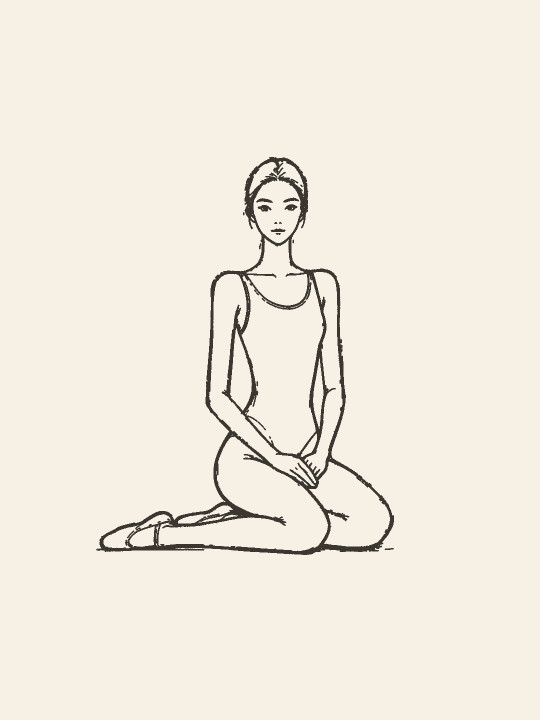
#> input picture images/lineart/SIT-08.png, 1080 x 1440 px (shown at 1/2 size)
$ python -i run_facefix.py   (imports and definitions only)
#> lines starting #> are read from the running program, lines starting #| are printed output that depends on the picture; after the words box and inside, x2 and y2 are one past the last pixel; in counts of white or black regions, pixels touching at a corner belong together
### images/lineart/gen_skeleton_all.py
#!/usr/bin/env python3
"""全量矢量体块骨架：SIT/STREET/TRAVEL/HOME/CAFE/BACK/PROP/SCENE 各 10 条（80 张）

单一数据源 = 关节点位（FK 由角度算出）。同一套 joints 同时驱动：
  · images/lineart/skeleton/{ID}.svg / .png   1080x1440 交付骨架（奶油底 + 体块）
  · images/lineart/_ctl/{ID}.png              1728x2304 AI 控制图（白底 + 有体积人偶）
  · images/lineart/joints.json                ST-01..10 + 80 条 = 90 条的标注坐标契约

坐标空间 1080x1440（3:4）；写盘时归一化到 0..1。
L/R 一律按「画面左 / 画面右」。

用法：
  python3 gen_skeleton_all.py                 # 80 张全量
  python3 gen_skeleton_all.py --ids SIT-01    # 指定
  python3 gen_skeleton_all.py --contact       # 附带总览图
"""
import argparse
import json
import math
import sys
from pathlib import Path

from PIL import Image, ImageDraw

HERE = Path(__file__).resolve().parent
sys.path.insert(0, str(HERE))
from gen_skeleton import POSES as ST_POSES  # noqa: E402

W0, H0 = 1080, 1440
C = 540.0                      # 画面中轴

# ---- 骨长（1080x1440 空间，与 ST-01..10 完全同一套比例） --------------------
R_HEAD = 57.0
L_NECK = 68.0                  # 头心 -> 颈点
L_SPINE = 340.0                # 颈点 -> 髋心
T_SHO = 50.0                   # 颈 -> 肩线
SH_HALF = 90.0                 # 肩半宽
HIP_HALF = 47.0                # 髋半宽
L_UARM, L_FARM = 210.0, 220.0
L_THIGH, L_SHIN = 285.0, 307.0
R_UARM, R_FARM = (21.0, 15.5), (15.5, 12.0)
R_THIGH, R_SHANK = (30.0, 23.0), (23.0, 15.0)
R_NECK, R_BALL = 22.0, 0.0

SK_BG = (0xF6, 0xF0, 0xE5)
SK_INK = (0x3B, 0x36, 0x30)
SK_BODY = (0xDD, 0xD4, 0xC4)
SK_SW = 4.0
CTL_BG = (0xFF, 0xFF, 0xFF)
CTL_INK = (0x2E, 0x29, 0x25)
CTL_BODY = (0x6E, 0x68, 0x60)
CTL_SW = 4.6


def mir(a):
    """在竖轴上镜像一组角度（画面左 <-> 画面右）。"""
    return (180.0 - a[0], 180.0 - a[1])


def d(a):
    r = math.radians(a)
    return math.cos(r), math.sin(r)


def add(p0, a, L):
    dx, dy = d(a)
    return (p0[0] + dx * L, p0[1] + dy * L)


# ---------------------------------------------------------------- FK -> 17 点
# [242 lines left out: functions build, chair_shapes, shapes, _foot, parts, _draw_group and 3 more, not called in this run]


# ============================================================ 80 条姿势数据
# 角度制：0=画面右，90=画面下，180=画面左，270=画面上。
# armL=(上臂绝对角, 前臂绝对角)；legL=(大腿绝对角, 小腿绝对角)。
# L/R 均为「画面左 / 画面右」。
def P(pid, name, view, hip, spine=-90.0, head=None, armL=(98, 94), armR=None,
      legL=(90, 88), legR=(92, 90), face=None, ground=None, lifted=False,
      foot_dir=(-1, 1), show_ground=True, fs=(1.0, 1.0), afs=(1.0, 1.0)):
    return dict(id=pid, name=name, view=view, hip=hip, spine=spine,
                head=spine if head is None else head,
                armL=tuple(armL), armR=tuple(mir(armL) if armR is None else armR),
                legL=tuple(legL), legR=tuple(legR),
                face=face, ground=ground, lifted=lifted, fs=tuple(fs), afs=tuple(afs),
                foot_dir=foot_dir, show_ground=show_ground)


SPECS = {p["id"]: p for p in [
    # ---------------------------------------------------------------- SIT
    P("SIT-01", "前倾标准坐", "34", (545, 895), -86, armL=(102, -58), legL=(24, 92), legR=(32, 96), face=5),
    P("SIT-02", "侧坐叠腿", "side", (470, 880), -88, armL=(100, 20), armR=(112, 62),
      legL=(12, 114), legR=(22, 100), face=0, foot_dir=(1, 1)),
    P("SIT-03", "台阶交叉坐", "34", (505, 860), -85, -88, armL=(118, -10), armR=(95, 150),
      legL=(45, 66), legR=(20, 96), face=20),
    P("SIT-04", "草地盘坐", "front", (540, 1005), -92, armL=(108, 55),
      legL=(168, 8), legR=(12, 172)),
    P("SIT-05", "屈膝抱腿", "34", (540, 1045), -80, armL=(100, 160), armR=(80, 20),
      legL=(262, 72), legR=(279, 85), face=15),
    P("SIT-06", "沙发慵懒瘫", "side", (445, 900), -122, -108, armL=(100, 60), armR=(70, 20),
      legL=(2, -32), legR=(30, 74), face=0, foot_dir=(1, 1)),
    P("SIT-07", "后仰手撑", "34", (540, 1005), -116, -102, armL=(114, 84),
      legL=(30, 86), legR=(40, 78), face=5),
    P("SIT-08", "日式跪坐", "34", (540, 1115), -92, armL=(104, 58),
      legL=(72, 168), legR=(78, 172), face=25),
    P("SIT-09", "反坐椅背", "34", (540, 830), -94, armL=(108, -72),
      legL=(98, 96), legR=(94, 92), face=15),
    P("SIT-10", "车内托腮", "side", (500, 875), -84, -78, armL=(82, -76), armR=(86, 96),
      legL=(22, 94), legR=(30, 98), face=0, foot_dir=(1, 1)),
    # ------------------------------------------------------------- STREET
    P("STREET-01", "行走抓拍", "34", (540, 700), -90, armL=(112, 66), armR=(72, 120),
      legL=(108, 84), legR=(74, 92), face=20),
    P("STREET-02", "回眸瞬间", "34", (540, 705), -92, -95, armL=(98, 72), armR=(118, 262),
      legL=(100, 86), legR=(78, 88), face=205),
    P("STREET-03", "斑马线穿过", "front", (540, 700), -90, armL=(104, 86), armR=(76, 92),
      legL=(114, 96), legR=(66, 88)),
    P("STREET-04", "路边倚靠", "34", (540, 712), -94, armL=(115, 150), armR=(92, 158),
      legL=(94, 88), legR=(104, 54), face=25),
    P("STREET-05", "推门瞬间", "34", (540, 705), -88, armL=(100, 95), armR=(48, 8),
      legL=(92, 90), legR=(86, 86), face=10),
    P("STREET-06", "橱窗前走过", "34", (545, 700), -90, armL=(105, 88), armR=(74, 95),
      legL=(104, 88), legR=(76, 90), face=0),
    P("STREET-07", "倚车摆拍", "34", (530, 705), -92, armL=(116, 146), armR=(96, 100),
      legL=(96, 86), legR=(86, 94), face=15),
    P("STREET-08", "雨天打伞", "34", (540, 700), -90, armL=(238, 268), armR=(96, 92),
      legL=(98, 88), legR=(82, 86), face=20),
    P("STREET-09", "蹲姿互动", "34", (540, 975), -72, -85, armL=(95, 72), armR=(85, 110),
      legL=(20, 130), legR=(26, 124), face=30),
    P("STREET-10", "霓虹夜景", "34", (540, 700), -91, armL=(96, 92), armR=(272, 300),
      legL=(94, 88), legR=(88, 92), face=200),
    # ------------------------------------------------------------- TRAVEL
    P("TRAVEL-01", "错位借位", "front", (540, 700), -90, armL=(248, 258), armR=(292, 282),
      legL=(90, 88), legR=(92, 90)),
    P("TRAVEL-02", "人在景中", "back", (540, 700), -90, armL=(95, 92), legL=(90, 88), legR=(92, 90)),
    P("TRAVEL-03", "背影地标同框", "back", (540, 705), -90, armL=(156, 168), armR=(24, 12)),
    P("TRAVEL-04", "海边跳跃", "front", (540, 640), -90, armL=(242, 256), armR=(298, 284),
      legL=(58, 124), legR=(68, 112), lifted=True, show_ground=False),
    P("TRAVEL-05", "沙滩望海", "34", (520, 960), -96, armL=(138, 158), armR=(30, 60),
      legL=(26, 94), legR=(34, 98), face=20),
    P("TRAVEL-06", "公路延伸线", "back", (540, 700), -90, armL=(92, 90), legL=(88, 88), legR=(92, 90)),
    P("TRAVEL-07", "道具挡脸", "34", (540, 700), -90, armL=(104, -32), armR=(88, 94), face=10),
    P("TRAVEL-08", "阳台清晨", "34", (540, 700), -95, armL=(246, 262), armR=(250, 255), face=0),
    P("TRAVEL-09", "车窗观景", "side", (500, 700), -88, -80, armL=(84, -70), armR=(92, 96),
      legL=(90, 88), legR=(92, 92), face=0, foot_dir=(1, 1)),
    P("TRAVEL-10", "假装拍摄", "34", (540, 700), -90, armL=(104, -64), armR=(76, 244), face=0),
    # --------------------------------------------------------------- HOME
    P("HOME-01", "窗边侧脸", "side", (500, 700), -90, -85, armL=(60, 20), armR=(95, 92),
      legL=(90, 88), legR=(92, 92), face=0, foot_dir=(1, 1)),
    P("HOME-02", "床上趴姿", "34", (540, 860), -70, -85, armL=(60, 20), armR=(70, 30),
      legL=(88, 235), legR=(94, 240), face=20, ground=1080, show_ground=False),
    P("HOME-03", "俯拍躺姿", "front", (540, 690), -90, armL=(150, 170), armR=(30, 10),
      legL=(84, 86), legR=(96, 94)),
    P("HOME-04", "厨房回头", "34", (540, 700), -90, armL=(30, 20), armR=(100, 96), face=210),
    P("HOME-05", "对镜自拍", "34", (545, 700), -90, armL=(232, 300), armR=(128, 160),
      legL=(92, 86), legR=(88, 92), face=0),
    P("HOME-06", "窗帘氛围", "34", (540, 700), -90, armL=(250, 268), armR=(96, 92), face=0),
    P("HOME-07", "地毯躺拍", "front", (540, 700), -90, armL=(250, 270), armR=(290, 270),
      legL=(88, 86), legR=(94, 90)),
    P("HOME-08", "沙发阅读", "34", (540, 900), -88, armL=(104, -46), legL=(24, 92), legR=(32, 96), face=10),
    P("HOME-09", "阳台植感", "34", (540, 700), -84, armL=(56, -8), armR=(100, 96),
      legL=(98, 88), legR=(86, 90), face=0),
    P("HOME-10", "夜读暖光", "34", (540, 895), -86, -78, armL=(100, -50), legL=(26, 94), legR=(32, 98), face=15),
    # --------------------------------------------------------------- CAFE
    P("CAFE-01", "捧杯看镜头", "34", (540, 895), -88, armL=(100, -64), legL=(24, 92), legR=(32, 96), face=5),
    P("CAFE-02", "举杯遮嘴", "side", (520, 890), -88, armL=(86, -72), armR=(96, 90),
      legL=(22, 94), legR=(30, 98), face=0, foot_dir=(1, 1)),
    P("CAFE-03", "低头看单", "34", (540, 890), -86, -72, armL=(92, -30), legL=(24, 92), legR=(30, 96), face=0),
    P("CAFE-04", "桌面 POV", "34", (540, 880), -84, armL=(26, 10), armR=(146, 170),
      legL=(24, 92), legR=(30, 96), face=0),
    P("CAFE-05", "搅拌特写", "34", (540, 890), -86, -78, armL=(94, -24), legL=(24, 92), legR=(30, 96), face=0),
    P("CAFE-06", "靠窗剪影", "side", (520, 890), -92, -88, armL=(96, 90), armR=(86, 86),
      legL=(20, 94), legR=(28, 98), face=180, foot_dir=(-1, -1)),
    P("CAFE-07", "切蛋糕抓拍", "34", (540, 895), -82, armL=(74, -16), legL=(24, 92), legR=(30, 96), face=15),
    P("CAFE-08", "举杯对碰", "34", (540, 890), -90, armL=(26, -6), armR=(86, 90),
      legL=(24, 92), legR=(30, 96), face=0),
    P("CAFE-09", "阅读氛围", "34", (540, 890), -86, -80, armL=(102, -44), legL=(24, 92), legR=(30, 96), face=10),
    P("CAFE-10", "递物互动", "34", (540, 890), -84, armL=(14, 6), armR=(96, 92),
      legL=(24, 92), legR=(30, 96), face=0),
    # --------------------------------------------------------------- BACK
    P("BACK-01", "张开双臂", "back", (540, 700), -90, armL=(162, 170), armR=(18, 10)),
    P("BACK-02", "回眸 45°", "34", (540, 700), -90, armL=(100, 94), armR=(236, 300),
      legL=(96, 88), legR=(84, 90), face=210),
    P("BACK-03", "举手比心", "back", (540, 700), -90, armL=(244, 262), armR=(296, 278)),
    P("BACK-04", "撑伞背影", "back", (540, 700), -90, armL=(240, 266), armR=(96, 92)),
    P("BACK-05", "高处坐望", "back", (540, 810), -94, armL=(110, 120), armR=(70, 60),
      legL=(88, 94), legR=(92, 90)),
    P("BACK-06", "林荫道居中", "back", (540, 700), -90, armL=(104, 60), armR=(76, 120),
      legL=(102, 88), legR=(78, 90)),
    P("BACK-07", "手提帽子", "back", (540, 700), -90, armL=(96, 78), armR=(108, 66),
      legL=(96, 88), legR=(84, 90)),
    P("BACK-08", "落日剪影", "back", (540, 700), -90, armL=(156, 166), armR=(24, 14),
      legL=(100, 90), legR=(80, 86)),
    P("BACK-09", "低头看花", "34", (535, 715), -76, -60, armL=(110, 150), armR=(100, 96), face=200),
    P("BACK-10", "踢腿跳跃", "back", (540, 690), -90, armL=(250, 262), armR=(290, 275),
      legL=(92, 86), legR=(96, 212), lifted=True, show_ground=False),
    # --------------------------------------------------------------- PROP
    P("PROP-01", "花束挡脸", "34", (540, 700), -90, armL=(96, -46), armR=(90, 94), face=10),
    P("PROP-02", "牵引气球", "34", (540, 700), -90, -84, armL=(250, 266), armR=(96, 92), face=0),
    P("PROP-03", "假装自拍", "34", (545, 700), -90, armL=(234, 300), armR=(130, 160),
      legL=(92, 86), legR=(88, 92), face=0),
    P("PROP-04", "书本挡脸", "34", (540, 700), -90, armL=(108, -40), armR=(72, 220), face=0),
    P("PROP-05", "超市生活流", "34", (540, 700), -86, armL=(18, 6), armR=(110, 74),
      legL=(96, 88), legR=(84, 90), face=200),
    P("PROP-06", "宠物互动", "34", (540, 975), -70, -80, armL=(24, 10), armR=(86, 110),
      legL=(20, 130), legR=(26, 124), face=30),
    P("PROP-07", "单车倚靠", "34", (530, 705), -92, armL=(10, -4), armR=(96, 92),
      legL=(96, 86), legR=(100, 110), face=15),
    P("PROP-08", "泡泡机", "34", (540, 700), -88, -84, armL=(60, -10), armR=(30, 0), face=10),
    P("PROP-09", "耳机氛围", "34", (540, 700), -90, -86, armL=(112, -30), armR=(68, 210), face=0),
    P("PROP-10", "街头美食", "34", (540, 700), -90, armL=(100, -40), armR=(92, 94), face=10),
    # -------------------------------------------------------------- SCENE
    P("SCENE-01", "夜色霓虹回眸", "34", (540, 700), -90, armL=(98, 70), armR=(120, 258),
      legL=(98, 88), legR=(84, 90), face=205),
    P("SCENE-02", "美术馆侧读", "side", (500, 700), -90, armL=(30, -20), armR=(96, 92),
      legL=(90, 88), legR=(92, 92), face=20),
    P("SCENE-03", "书架捧书", "34", (540, 700), -90, -84, armL=(104, -44), armR=(76, 224), face=10),
    P("SCENE-04", "花田拨发", "34", (540, 700), -90, -88, armL=(236, 296), armR=(96, 92), face=0),
    P("SCENE-05", "海堤望海", "34", (540, 1045), -78, armL=(100, 160), armR=(80, 20),
      legL=(262, 72), legR=(279, 85), face=20),
    P("SCENE-06", "伞下听雨", "34", (540, 700), -86, -70, armL=(238, 264), armR=(96, 92), face=0),
    P("SCENE-07", "站台候车", "34", (540, 700), -92, armL=(196, 172), armR=(96, 92), face=200),
    P("SCENE-08", "野餐侧躺", "34", (540, 880), -110, -100, armL=(60, 10), armR=(150, 170),
      legL=(24, 60), legR=(30, 52), face=0, ground=1250),
    P("SCENE-09", "雪地呵手", "34", (540, 700), -90, -86, armL=(100, -62), armR=(80, 242), face=0),
    P("SCENE-10", "机场回眸", "34", (540, 700), -90, armL=(100, 74), armR=(78, 96),
      legL=(100, 88), legR=(80, 90), face=210),
]}


# ---------------------------------------------- 逐条校正（坐姿透视压缩等）
SEAT = dict(view="34", hip=(470, 880), legL=(12, 92), legR=(22, 98), chair=True)  # 3/4 侧坐：大腿前伸、小腿垂直（无椅也读得出「坐」）
SEAT_SIDE = dict(fs=(0.80, 0.95))
FIX = {
    "SIT-01": SEAT, "SIT-03": dict(legL=(58, 80), legR=(120, 92), fs=(0.78, 0.90)),
    "SIT-06": dict(hip=(470, 900), spine=-114, head=-102, legL=(2, -12), legR=(38, 74), fs=(0.80, 0.80)),
    "SIT-08": dict(view="side", hip=(560, 1010), spine=-92, head=-90, face=0, foot_dir=(-1, -1), legL=(95, 180), legR=(99, 184), fs=(1.0, 0.90)),
    "SIT-09": dict(legL=(112, 92), legR=(68, 88), fs=(0.50, 0.95)),
    "SIT-10": dict(fs=(0.80, 0.95)),
    "SIT-02": SEAT_SIDE,
    "CAFE-01": SEAT, "CAFE-02": dict(fs=(0.75, 0.95)), "CAFE-03": SEAT, "CAFE-04": SEAT,
    "CAFE-05": SEAT, "CAFE-06": dict(fs=(0.75, 0.95)), "CAFE-07": SEAT, "CAFE-08": SEAT,
    "CAFE-09": SEAT, "CAFE-10": SEAT,
    "HOME-08": SEAT, "HOME-10": SEAT, "TRAVEL-05": SEAT, "SCENE-08": dict(fs=(0.85, 0.55)),
    "STREET-04": dict(spine=-102, armL=(34, 10), armR=(96, 92), legL=(96, 88), legR=(80, 200), fs=(1.0, 0.72)),
    "HOME-02": dict(hip=(560, 900), spine=176, head=182, armL=(300, 40), armR=(310, 45),
                    legL=(8, -62), legR=(14, -70), fs=(0.92, 0.85), ground=1000),
    "PROP-08": dict(afs=(0.85, 0.80)),
}
CHAIR_IDS = ["SIT-01", "SIT-02", "SIT-09", "SIT-10", "CAFE-01", "CAFE-02", "CAFE-03",
             "CAFE-05", "CAFE-06", "CAFE-07", "CAFE-08", "CAFE-09", "CAFE-10",
             "HOME-08", "HOME-10"]
for _k, _v in FIX.items():
    SPECS[_k].update(_v)
for _k in CHAIR_IDS:
    SPECS[_k]["chair"] = True


# [114 lines left out: functions finalize, joints_of, st_joints, main, not called in this run]


# [2 lines that do not run on import are left out]

### images/lineart/postprocess.py
#!/usr/bin/env python3
"""线稿后处理：AI 出图 -> 1080x1440 统一双色 PNG（<=20KB）

后处理是**风格一致性的兜底**：AI 每张的线宽/灰度/底色都会漂，这里用一次确定性的
调色板映射把全部 10 张压成同一套「深炭灰墨线 + 奶油底」，跨图差异只剩构图本身。

 pipeline：
   1. 1728x2304 -> 1080x1440（LANCZOS）
   2. 灰度 -> 自动白平衡（把纸白拉到 255）+ 对比拉伸
   3. 三级量化：ink(<t1) / mid(t1..t2 软化为 ink 决策) / paper(>t2) -> 二值
   4. 去孤点（连通过小的噪点）
   5. 调色板映射到 FG/BG，PNG optimize 落盘

用法：python3 postprocess.py trial/raw-ST-01-A.jpg -o out.png [--check]
"""
import argparse
import json
from pathlib import Path

import numpy as np
from PIL import Image

FG = (0x3B, 0x36, 0x30)        # 深炭灰墨线
BG = (0xF6, 0xF0, 0xE5)        # 品牌奶油底
W, H = 1080, 1440
LIMIT = 20 * 1024
# 与 gen_skeleton.py 的关节坐标同一空间；骨架 -> 落图的对齐框
SK_TOP, SK_BOT = 234, 1305     # 骨架头顶 / 脚底（1080x1440 空间）


def binarize(gray: np.ndarray, t1=150, t2=232) -> np.ndarray:
    """返回 ink 布尔图。t1 以下必为墨，t1..t2 之间按软阈值，t2 以上为纸。"""
    g = gray.astype(np.float32)
    ink = g <= t1
    soft = (g > t1) & (g <= t2)
    # 软区用局部对比补线：中间灰且明显暗于局部纸白 -> 判为墨
    if soft.any():
        ink |= soft & (g < (t1 + t2) / 2)
    return ink


def dilate(ink: np.ndarray, n=1) -> np.ndarray:
    """4 连通膨胀 n 次，补回二值化丢掉的线宽。

    实测 n=1 是最优点：细线不再断续，人脸五官仍分得开；n=2 会让眼睛糊成块。
    附带好处：笔画更连贯 -> PNG 压缩率更高（16.8KB -> 14.9KB）。
    """
    r = ink.copy()
    for _ in range(n):
        b = r.copy()
        b[1:, :] |= r[:-1, :]
        b[:-1, :] |= r[1:, :]
        b[:, 1:] |= r[:, :-1]
        b[:, :-1] |= r[:, 1:]
        r = b
    return r


def despeckle(ink: np.ndarray, min_px=6) -> np.ndarray:
    """去掉极小的孤立噪点块（4 连通）。纯 numpy，无 scipy 依赖。"""
    out = ink.copy()
    seen = np.zeros_like(ink)
    h, w = ink.shape
    for y in range(h):
        row = ink[y]
        if not row.any():
            continue
        x = 0
        while x < w:
            if row[x] and not seen[y, x]:
                stack = [(y, x)]
                seen[y, x] = True
                comp = []
                while stack:
                    cy, cx = stack.pop()
                    comp.append((cy, cx))
                    for dy, dx in ((1, 0), (-1, 0), (0, 1), (0, -1)):
                        ny, nx = cy + dy, cx + dx
                        if 0 <= ny < h and 0 <= nx < w and ink[ny, nx] and not seen[ny, nx]:
                            seen[ny, nx] = True
                            stack.append((ny, nx))
                if len(comp) < min_px:
                    for cy, cx in comp:
                        out[cy, cx] = False
            x += 1
    return out


# [50 lines left out: functions process, main, not called in this run]


# [2 lines that do not run on import are left out]

### images/lineart/run_facefix.py
#!/usr/bin/env python3
"""补面部五官：6 条空白脸 / 五官太淡的图重出（硬预算 0.72 元）。

背景：定版提示词从未提到「脸」，模型在正面朝镜头的图里画了一个空白椭圆。
本轮只在提示词里追加「五官简略但完整」的正向要求 + 「空白脸」的 avoid，
其余参数与定版完全一致（同模型/尺寸/seed/控制图/双色/膨胀 1px/<=20KB）。

验收铁则（任一不满足就保留旧图）：
  (a) 五官可见：脸部内部独立墨迹分量 >= 3 且像素 >= 150（基线最低的是 146px）
  (b) 姿态可辨一致：与旧图掩膜对齐后 IoU >= 阈值，且行宽轮廓相关高

用法：
  python3 run_facefix.py --dry-run
  python3 run_facefix.py              # 生成 -> 校验 -> 通过才替换
"""
import argparse
import json
import shutil
import subprocess
import sys
import time
from datetime import datetime
from pathlib import Path

import numpy as np
from PIL import Image

HERE = Path(__file__).resolve().parent
ROOT = HERE.parent.parent
sys.path.insert(0, str(HERE))
sys.path.insert(0, str(ROOT / "tools"))
import cv2  # noqa: E402
import run_all as RA  # noqa: E402
import postprocess as pp  # noqa: E402
from face_metrics import measure  # noqa: E402

MODEL = "doubao-seedream-5-0-flash-260915"
PROFILE = "platform_cn-beijing_accountwide"
SIZE = "1728x2304"
PRICE = 0.12
LIMIT = 20 * 1024
BUDGET = 0.72            # 6 × 0.12
TOTAL_CAP = 15.00
SPENT_BEFORE = 10.68

FG = np.array([0x3B, 0x36, 0x30])

# 每条：(控制图, 追加的面部/清洁要求)
FACE_TXT = ("面部必须画出简略而完整的五官：两条眉毛、两只眼睛（短细线即可但要看得出）、"
            "一条鼻线、一线嘴唇，位置比例正确；脸部内部不得留白，"
            "不得只画一个空白的椭圆，不得省略眉眼。")
CLEAN_TXT = ("五官线条要清晰连贯、不可淡到看不见；除人体与坐具轮廓外，"
             "不要出现任何零星的碎短线、悬空短线或多余杂线。")

TARGETS = {
    "SIT-08":  dict(ctl="_ctl2/SIT-08.png", extra=FACE_TXT),
    "PROP-09": dict(ctl="_ctl/PROP-09.png", extra=FACE_TXT),
    "PROP-10": dict(ctl="_ctl/PROP-10.png", extra=FACE_TXT),
    "SCENE-02": dict(ctl="_ctl/SCENE-02.png", extra=FACE_TXT),
    "SCENE-03": dict(ctl="_ctl/SCENE-03.png", extra=FACE_TXT),
    "SIT-02":  dict(ctl="_ctl/SIT-02.png", extra=FACE_TXT + CLEAN_TXT),
}
AVOID_ADD = "空白脸、没有五官的脸、脸部留白、面部只有轮廓线、",
AVOID_ADD = AVOID_ADD[0]

# 定版 body 里已有的、按 ID 需要保留的补充（沿用当时定版措辞）
KEEP_EXTRA = {
    "SIT-02": "参考图中的浅灰色块是坐具（椅子），请把它画成两三根极简线条构成的椅子，"
              "并让人物如实坐在椅子上（臀部接触椅面、双脚落地），不得把人物画成站立。",
    "SIT-08": "人物日式跪坐：双膝着地、小腿与脚背平贴地面，臀部坐在脚跟上，上身直立，"
              "双手交叠放在大腿上。不得画成站立或蹲。",
}


# [10 lines left out: function build_prompt, not called in this run]


# ---------------------------------------------------------------- 姿态校验
def ink_mask_png(path):
    a = np.asarray(Image.open(path).convert("RGB")).astype(np.int16)
    return np.abs(a - FG).sum(-1) < 90


def _bbox(m):
    ys, xs = np.nonzero(m)
    return ys.min(), ys.max(), xs.min(), xs.max()


def finish(src: Path, dst: Path, min_px=5, dil=1):
    """与定版 finish() 同管线（3:4 居中裁切 -> 1080x1440 -> 白平衡 -> 二值 -> 去噪 -> 膨胀
    -> 双色），但去噪强度可指定：定版的阶梯末尾会退到 (24,0)，会把淡五官抹平，
    这里只在 (5,1)~(10,1) 之间调整，保证 1px 膨胀与五官都在。"""
#> called with src = 'SIT-08.png', dst = 'out.png', min_px = 5, dil = 1
    im = Image.open(src).convert("RGB")
#> im is the input picture: PIL image 1080x1440 RGB; mean R, G, B 240.9, 235, 224.1
    sw, sh = im.size
    tw, th = pp.W, pp.H
    if sw / sh > tw / th:
        nw = int(sh * tw / th)
        im = im.crop(((sw - nw) // 2, 0, (sw - nw) // 2 + nw, sh))
    else:
        nh = int(sw * th / tw)
        im = im.crop((0, (sh - nh) // 2, sw, (sh - nh) // 2 + nh))
    im = im.resize((tw, th), Image.LANCZOS)
    gray = np.asarray(im.convert("L"), dtype=np.uint8)
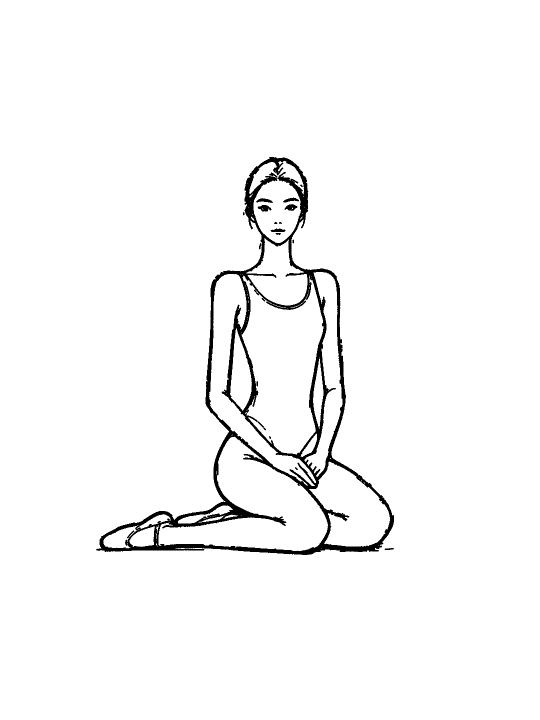
#> gray: shape (1440, 1080) (shown at 1/2 size); values 55 (black) and 241 (white), 97.3% white; 16 black regions (5 under 20 px), largest, box (x1, y1, x2, y2) and area: (192, 314, 788, 1110) 40933, (515, 410, 543, 423) 231, (569, 408, 595, 422) 216
    p99 = np.percentile(gray, 99)
#> p99 = 241
    if 0 < p99 < 250:
        gray = np.clip(gray.astype(np.float32) * (255.0 / p99), 0, 255).astype(np.uint8)
    ink = pp.binarize(gray)
#> in binarize, `ink = g <= t1`:
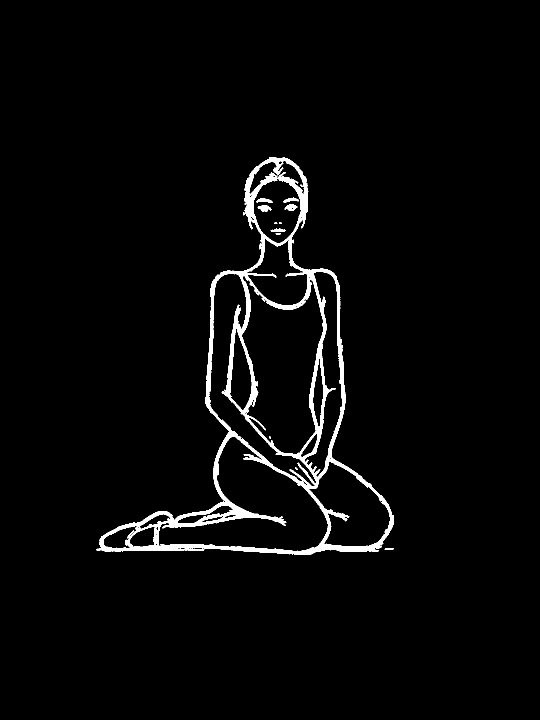
#> ink: shape (1440, 1080) bool (shown at 1/2 size); 2.7% white; 16 white regions (5 under 20 px), largest, box (x1, y1, x2, y2) and area: (192, 314, 788, 1110) 40933, (515, 410, 543, 423) 231, (569, 408, 595, 422) 216
    ink = pp.despeckle(ink, min_px=min_px)
#> (the rest of the program and of its run is left out)
